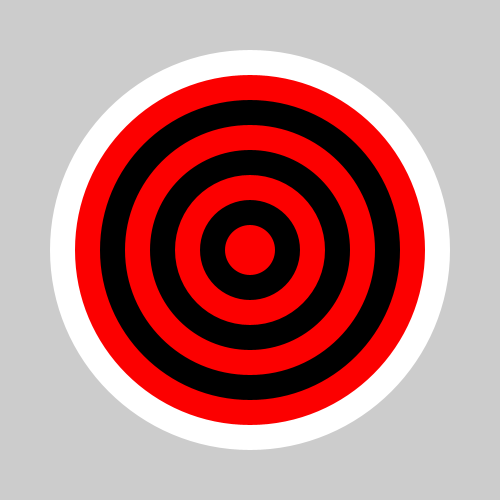
Frame 1 (no input)
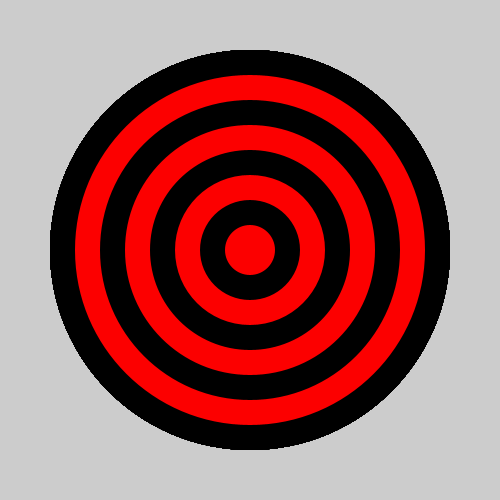
Frame 60 (the mouse pressed at the canvas centre just before this capture)
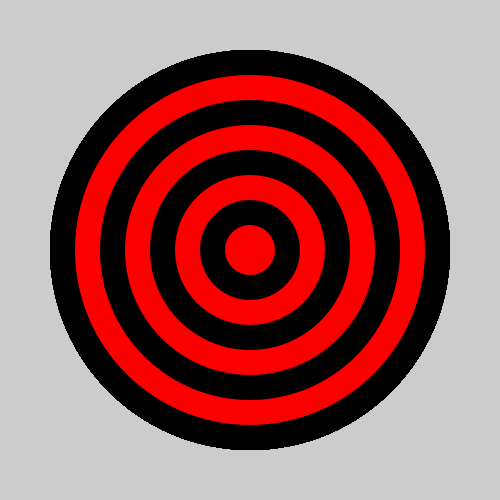
Frame 120 (the mouse held since frame 60 and released just before this capture)

The Processing sketch that drew these frames (run headless with seeded random() and noise(); from frame 60 on, the mouse is pressed at the canvas centre):

// Processing sketch: bullseye
// ── bullseye.pde
int x=400;
int y=400;
void setup() {
  size(500, 500);
  // set the size of your sketch
}

void draw() {

  for (int i=0; i<40; i++) {
    noStroke();
    ellipse(250, 250, x, y);
    x-=10;
    y-=10;
  if(x==400){
    fill(#000000);
  }
      if (x==350) {
      fill(#FC0000);
    }
    if (x==300) {
      fill(#000000);
    }
        if (x==250) {
      fill(#FC0000);
    }
     if (x==200) {
      fill(#000000);
    }
     if (x==150) {
      fill(#FC0000);
    }
     if (x==100) {
      fill(#000000);
    }
     if (x==50) {
      fill(#FC0000);
    }
     if (x==0) {
      fill(#000000);
    }
  }
  //Starting with the largest ellipse, use a for loop to draw a bullseye with ellipses.
   
    x = 400;
   y = 400;
  //Use an if statement and modulo to alternate the color of your rings.
}
